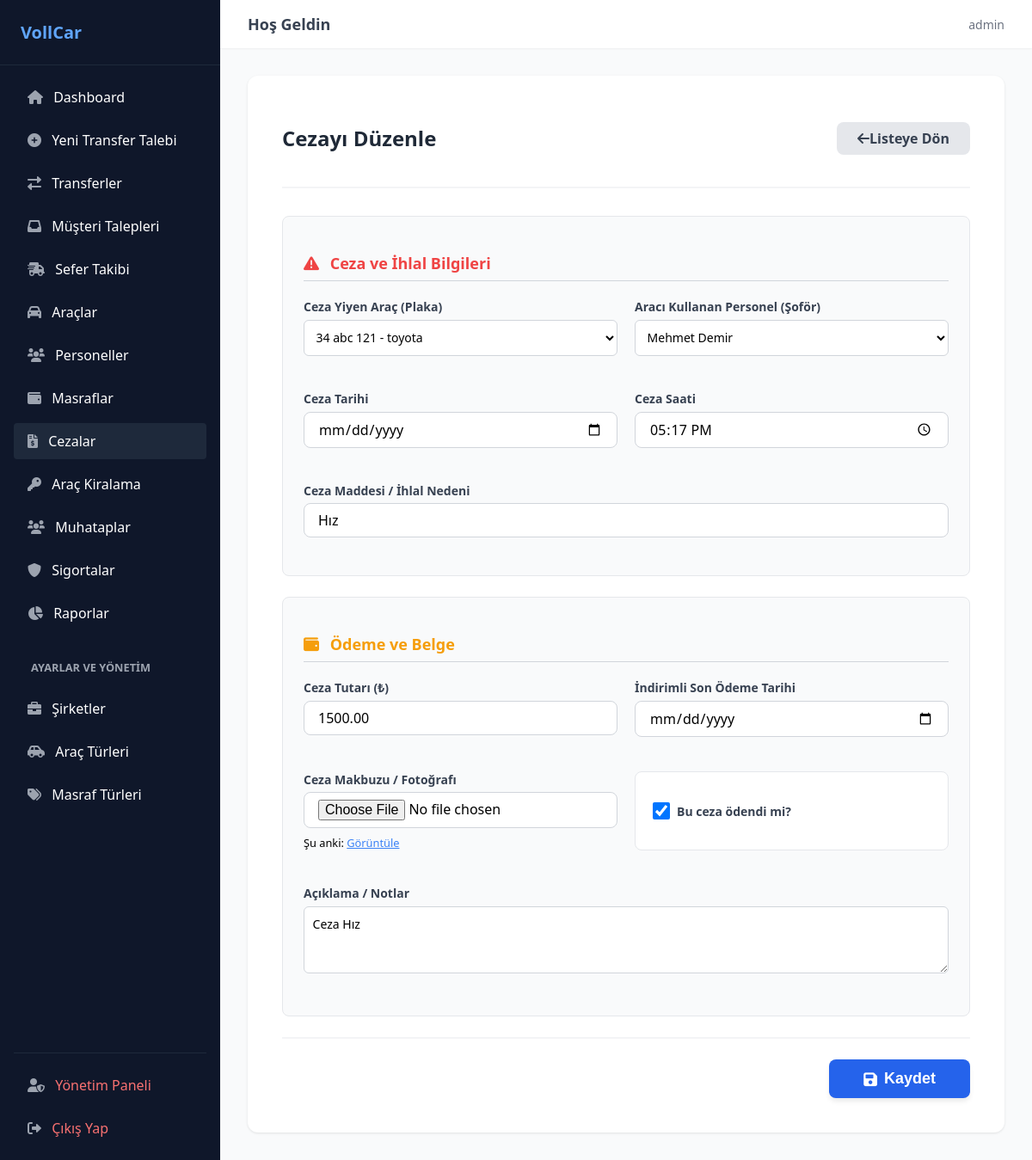
The page /cezalar/duzenle/2/ (signed in) on the database its author committed.
### transfer/models.py (models this page shows, shortened)
class Ceza(models.Model):
    arac = models.ForeignKey(Arac, on_delete=models.CASCADE, related_name='cezalar', verbose_name="Ceza Yiyen Araç")
    personel = models.ForeignKey(Personel, on_delete=models.SET_NULL, null=True, blank=True, related_name='cezalar', verbose_name="Aracı Kullanan Personel")
    tarih = models.DateField(verbose_name="Ceza Tarihi")
    saat = models.TimeField(null=True, blank=True, verbose_name="Ceza Saati")
    madde = models.CharField(max_length=200, verbose_name="Ceza Maddesi / İhlal Nedeni (Örn: Radar, Hatalı Park)")
    tutar = models.DecimalField(max_digits=10, decimal_places=2, verbose_name="Ceza Tutarı (₺)")
    son_odeme_tarihi = models.DateField(null=True, blank=True, verbose_name="İndirimli Son Ödeme Tarihi")
    odendi_mi = models.BooleanField(default=False, verbose_name="Ödendi mi?")
    aciklama = models.TextField(null=True, blank=True, verbose_name="Açıklama / Notlar")
    belge = models.FileField(upload_to='ceza_belgeleri/', null=True, blank=True, verbose_name="Ceza Makbuzu / Fotoğrafı")

### transfer/views.py (the view)
# urls.py: path('cezalar/duzenle/<int:id>/', staff_only(views.ceza_duzenle), name='ceza_duzenle'),
@login_required
def ceza_duzenle(request, id):
    ceza = get_object_or_404(Ceza, id=id)
    if request.method == 'POST':
        form = CezaForm(request.POST, request.FILES, instance=ceza)
        if form.is_valid():
            form.save()
            return redirect('ceza_listesi')
    else:
        form = CezaForm(instance=ceza)
    return render(request, 'transfer/ceza_ekle.html', {'form': form, 'baslik': 'Cezayı Düzenle', 'ceza': ceza}) # Ekleme sayfasıyla aynı tasarımı kullanacağız

### transfer/forms.py
class CezaForm(forms.ModelForm):
    class Meta:
        model = Ceza
        fields = '__all__'
        widgets = {
            'tarih': forms.DateInput(attrs={'type': 'date', 'class': 'form-input'}),
            'saat': forms.TimeInput(attrs={'type': 'time', 'class': 'form-input'}),
            'son_odeme_tarihi': forms.DateInput(attrs={'type': 'date', 'class': 'form-input'}),
            'aciklama': forms.Textarea(attrs={'class': 'form-input', 'rows': 3, 'placeholder': 'Ceza ile ilgili detaylı bilgi...'}),
            'belge': forms.FileInput(attrs={'class': 'form-input', 'accept': '.pdf,image/*'})
        }
    def __init__(self, *args, **kwargs):
        super().__init__(*args, **kwargs)
        for field_name, field in self.fields.items():
            if field_name not in ['tarih', 'saat', 'son_odeme_tarihi', 'aciklama', 'belge']:
                if not isinstance(field.widget, forms.CheckboxInput):
                    field.widget.attrs['class'] = 'form-input'

### transfer/models.py (called while the page is built)
    def __str__(self):
        if self.ad and self.soyad:
            return f"{self.ad} {self.soyad}"
        return self.ad_soyad or "İsimsiz Personel"

    def __str__(self):
        return f"{self.plaka} - {self.marka}"

### transfer/urls.py (called while the page is built)
def staff_only(view_func):
    return user_passes_test(lambda u: u.is_staff, login_url='transfer_listesi')(view_func)

### transfer/templates/transfer/ceza_ekle.html (shortened to what this page needs)
{% extends "transfer/base.html" %}
{% block content %}
<div style="max-width: 1000px; margin: 0 auto; background: white; padding: 2.5rem; border-radius: 0.75rem; box-shadow: 0 1px 3px rgba(0,0,0,0.1);">
    <div style="display: flex; justify-content: space-between; align-items: center; border-bottom: 2px solid #f3f4f6; padding-bottom: 1.5rem; margin-bottom: 2rem;">
        <h1 style="font-size: 1.5rem; font-weight: bold; color: #1f2937;">{{ baslik }}</h1>
        <a href="{% url 'ceza_listesi' %}" class="btn-gray"><i class="fas fa-arrow-left"></i> Listeye Dön</a>
    </div>
    <form method="POST" enctype="multipart/form-data">
        <div class="form-section">
            <h3 class="section-title" style="color: #ef4444;"><i class="fas fa-exclamation-triangle mr-2"></i> Ceza ve İhlal Bilgileri</h3>
            <div class="grid-2">
                <div class="form-group"><label>Ceza Yiyen Araç (Plaka)</label>{{ form.arac }}</div>
                <div class="form-group"><label>Aracı Kullanan Personel (Şoför)</label>{{ form.personel }}</div>
                <div class="form-group"><label>Ceza Tarihi</label>{{ form.tarih }}</div>
                <div class="form-group"><label>Ceza Saati</label>{{ form.saat }}</div>
                <div class="form-group full-width"><label>Ceza Maddesi / İhlal Nedeni</label>{{ form.madde }}</div>
            </div>
        </div>
        <div class="form-section">
            <h3 class="section-title" style="color: #f59e0b;"><i class="fas fa-wallet mr-2"></i> Ödeme ve Belge</h3>
            <div class="grid-2">
                <div class="form-group"><label>Ceza Tutarı (₺)</label>{{ form.tutar }}</div>
                <div class="form-group"><label>İndirimli Son Ödeme Tarihi</label>{{ form.son_odeme_tarihi }}</div>
                <div class="form-group">
                    <label>Ceza Makbuzu / Fotoğrafı</label>
                    {{ form.belge }}
                    {% if ceza and ceza.belge %}
                        <div style="margin-top: 0.5rem; font-size: 0.8rem;">
                            Şu anki: <a href="{{ ceza.belge.url }}" target="_blank" style="color:#3b82f6;">Görüntüle</a>
                        </div>
                    {% endif %}
                </div>
                <div class="form-group" style="display: flex; align-items: center; background: white; padding: 1rem; border-radius: 0.5rem; border: 1px solid #e5e7eb;">
                    {{ form.odendi_mi }}
                    <label style="margin-bottom: 0; cursor: pointer;">Bu ceza ödendi mi?</label>
                </div>
                <div class="form-group full-width"><label>Açıklama / Notlar</label>{{ form.aciklama }}</div>
            </div>
        </div>
        <div style="border-top: 2px solid #f3f4f6; padding-top: 1.5rem; display: flex; justify-content: flex-end;">
            <button type="submit" class="btn-blue" style="font-size: 1.125rem; padding: 0.75rem 2.5rem;"><i class="fas fa-save mr-2"></i> Kaydet</button>
        </div>
    </form>
</div>
{% endblock %}

### transfer/templates/transfer/base.html (shortened to what this page needs)
{% load static %}
<!DOCTYPE html>
<html lang="tr">
<head>
    <link rel="stylesheet" href="{% static 'transfer/css/style.css' %}">
    <link rel="stylesheet" href="https://cdnjs.cloudflare.com/ajax/libs/font-awesome/6.0.0/css/all.min.css">
</head>
<body>
    <div class="app-container">
        <aside class="sidebar" style="overflow-y: auto; height: 100vh;">
            <div class="sidebar-header">
                VollCar
            </div>
            <nav class="sidebar-nav">
                {% if request.user.is_staff %}
                <a href="{% url 'dashboard' %}" class="nav-link {% if request.resolver_match.url_name == 'dashboard' %}active{% endif %}">
                    <i class="fas fa-home"></i> Dashboard
                </a>
                {% endif %}
                <a href="{% url 'transfer_ekle' %}" class="nav-link {% if request.resolver_match.url_name == 'transfer_ekle' %}active{% endif %}">
                    <i class="fas fa-plus-circle"></i> Yeni Transfer Talebi
                </a>
                <a href="{% url 'transfer_listesi' %}" class="nav-link {% if request.resolver_match.url_name == 'transfer_listesi' %}active{% endif %}">
                    <i class="fas fa-exchange-alt"></i> Transferler
                </a>
                {% if request.user.is_staff %}
                <a href="{% url 'transfer_talep_listesi' %}" class="nav-link {% if request.resolver_match.url_name == 'transfer_talep_listesi' %}active{% endif %}">
                    <i class="fas fa-inbox"></i> Müşteri Talepleri
                </a>
                <a href="{% url 'sefer_listesi' %}" class="nav-link {% if request.resolver_match.url_name == 'sefer_listesi' %}active{% endif %}">
                    <i class="fas fa-shipping-fast"></i> Sefer Takibi
                </a>
                <a href="{% url 'arac_listesi' %}" class="nav-link {% if request.resolver_match.url_name == 'arac_listesi' or request.resolver_match.url_name == 'arac_ekle' %}active{% endif %}">
                    <i class="fas fa-car"></i> Araçlar
                </a>
                <a href="{% url 'personel_listesi' %}" class="nav-link {% if request.resolver_match.url_name == 'personel_listesi' or request.resolver_match.url_name == 'personel_ekle' %}active{% endif %}">
                    <i class="fas fa-users"></i> Personeller
                </a>
                <a href="{% url 'masraf_listesi' %}" class="nav-link {% if 'masraf' in request.resolver_match.url_name %}active{% endif %}">
                    <i class="fas fa-wallet"></i> Masraflar
                </a>
                <a href="{% url 'ceza_listesi' %}" class="nav-link {% if 'ceza' in request.resolver_match.url_name %}active{% endif %}">
                    <i class="fas fa-file-invoice-dollar"></i> Cezalar
                </a>
                <a href="{% url 'kiralama_listesi' %}" class="nav-link {% if 'kiralama' in request.resolver_match.url_name %}active{% endif %}">
                    <i class="fas fa-key"></i> Araç Kiralama
                </a>
                <a href="{% url 'muhatap_listesi' %}" class="nav-link {% if 'muhatap' in request.resolver_match.url_name %}active{% endif %}">
                    <i class="fas fa-users"></i> Muhataplar
                </a>
                <a href="{% url 'sigorta_listesi' %}" class="nav-link {% if 'sigorta' in request.resolver_match.url_name %}active{% endif %}">
                    <i class="fas fa-shield-alt"></i> Sigortalar
                </a>
                <a href="{% url 'raporlar_ana' %}" class="nav-link {% if 'rapor' in request.resolver_match.url_name %}active{% endif %}">
                    <i class="fas fa-chart-pie"></i> Raporlar
                </a>
                <div style="padding: 10px 20px; font-size: 0.8rem; color: #9ca3af; text-transform: uppercase; font-weight: bold; margin-top: 15px;">Ayarlar ve Yönetim</div>
                <a href="{% url 'firma_listesi' %}" class="nav-link {% if 'firma' in request.resolver_match.url_name %}active{% endif %}">
                    <i class="fas fa-briefcase"></i> Şirketler
                </a>
                <a href="{% url 'arac_turu_listesi' %}" class="nav-link {% if 'arac_turu' in request.resolver_match.url_name %}active{% endif %}">
                    <i class="fas fa-car-side"></i> Araç Türleri
                </a>
                <a href="{% url 'masraf_turu_listesi' %}" class="nav-link {% if 'masraf_turu' in request.resolver_match.url_name %}active{% endif %}">
                    <i class="fas fa-tags"></i> Masraf Türleri
                </a>
                {% endif %}
                <div class="bottom-nav">
                    {% if request.user.is_staff %}
                    <a href="/admin" target="_blank" class="nav-link admin-link">
                        <i class="fas fa-user-shield"></i> Yönetim Paneli
                    </a>
                    {% endif %}
                    <a href="{% url 'cikis_yap' %}" class="nav-link logout-link">
                        <i class="fas fa-sign-out-alt"></i> Çıkış Yap
                    </a>
                </div>
            </nav>
        </aside>
        <main class="main-content">
            <header class="top-header">
                <h2 class="header-title">Hoş Geldin</h2>
                <div class="user-actions">
                    <span class="user-info">{{ user.username }}</span>
                </div>
            </header>
            <div class="content-wrapper">
                {% block content %}
                {% endblock %}
            </div>
        </main>
    </div>
</body>
</html>

### transfer/static/transfer/css/style.css (style rules this page uses)
body { background-color: #f3f4f6; font-family: ui-sans-serif, system-ui, -apple-system, BlinkMacSystemFont, "Segoe UI", Roboto, "Helvetica Neue", Arial, sans-serif; -webkit-font-smoothing: antialiased; margin: 0; padding: 0; }
.app-container { display: flex; height: 100vh; overflow: hidden; }
.sidebar { width: 256px; background-color: #0f172a; color: white; flex-shrink: 0; display: flex; flex-direction: column; }
.sidebar-header { padding: 1.5rem; font-size: 1.25rem; font-weight: 700; border-bottom: 1px solid #1e293b; color: #60a5fa; }
.sidebar-nav { flex: 1; padding: 1rem; display: flex; flex-direction: column; gap: 0.5rem; }
.sidebar { scrollbar-width: thin; scrollbar-color: #3b82f6 transparent; }
.nav-link { display: block; padding: 0.625rem 1rem; border-radius: 0.25rem; transition: background-color 0.2s; color: white; text-decoration: none; }
.nav-link:hover, .nav-link.active { background-color: #1e293b; }
.nav-link i { margin-right: 0.5rem; color: #9ca3af; }
.bottom-nav { padding-top: 1rem; border-top: 1px solid #1e293b; margin-top: auto; }
.nav-link.admin-link, .nav-link.logout-link { color: #f87171; }
.nav-link.logout-link { margin-top: 0.5rem; }
.main-content { flex: 1; overflow-y: auto; background-color: #f9fafb; }
.top-header { background-color: white; box-shadow: 0 1px 2px 0 rgba(0, 0, 0, 0.05); padding: 1rem 2rem; display: flex; justify-content: space-between; align-items: center; }
.header-title { font-size: 1.125rem; font-weight: 600; color: #374151; margin: 0; }
.user-info { font-size: 0.875rem; color: #6b7280; }
.user-actions { display: flex; align-items: center; gap: 1rem; }
.content-wrapper { padding: 2rem; }
.form-group { margin-bottom: 1.25rem; }
.form-input, .form-group input:not([type="checkbox"]):not([type="radio"]), .form-group select, .form-group textarea { width: 100%; padding: 0.5rem 1rem; border: 1px solid #d1d5db; border-radius: 0.5rem; outline: none; transition: all 0.2s; box-sizing: border-box; font-family: inherit; font-size: 1rem; background-color: white; }
.btn-blue { background-color: #2563eb; color: white; padding: 0.5rem 1rem; border-radius: 0.5rem; text-decoration: none; display: inline-flex; align-items: center; font-weight: 600; box-shadow: 0 4px 6px -1px rgba(0, 0, 0, 0.1); transition: background-color 0.2s; border: none; cursor: pointer; }
.btn-blue i { margin-right: 0.5rem; }
.btn-gray { background-color: #e5e7eb; color: #374151; padding: 0.5rem 1.5rem; border-radius: 0.5rem; text-decoration: none; display: inline-flex; align-items: center; justify-content: center; font-weight: 600; transition: background-color 0.2s; }
.mr-2 { margin-right: 0.5rem; }
.form-group label { display: block; font-size: 0.875rem; font-weight: 600; color: #374151; margin-bottom: 0.35rem; }
.form-group input, .form-group select { width: 100%; padding: 0.6rem; border: 1px solid #d1d5db; border-radius: 0.375rem; font-size: 0.875rem; outline: none; transition: border-color 0.2s; }
.form-group input[type="checkbox"] { width: 1.25rem; height: 1.25rem; margin-right: 0.5rem; cursor: pointer; }
.form-section { background: #f9fafb; padding: 1.5rem; border-radius: 0.5rem; border: 1px solid #e5e7eb; }
.section-title { font-size: 1.125rem; font-weight: bold; margin-bottom: 1.25rem; border-bottom: 1px solid #d1d5db; padding-bottom: 0.5rem; }
.grid-2 { display: grid; grid-template-columns: 1fr; gap: 1.25rem; }
@media (min-width: 768px) { .grid-2 { grid-template-columns: 1fr 1fr; } }
.full-width { grid-column: span 1; }
@media (min-width: 768px) { .full-width { grid-column: span 2; } }

### transfer/templates/transfer/ceza_ekle.html (style rules this page uses)
.form-group label { display: block; font-size: 0.875rem; font-weight: 600; color: #374151; margin-bottom: 0.35rem; }
.form-group input, .form-group select, .form-group textarea { width: 100%; padding: 0.6rem; border: 1px solid #d1d5db; border-radius: 0.375rem; font-size: 0.875rem; outline: none; }
.form-group input[type="checkbox"] { width: 1.25rem; height: 1.25rem; margin-right: 0.5rem; cursor: pointer; }
.form-section { background: #f9fafb; padding: 1.5rem; border-radius: 0.5rem; border: 1px solid #e5e7eb; margin-bottom: 1.5rem; }
.section-title { font-size: 1.125rem; font-weight: bold; margin-bottom: 1.25rem; border-bottom: 1px solid #d1d5db; padding-bottom: 0.5rem; }
.grid-2 { display: grid; grid-template-columns: 1fr 1fr; gap: 1.25rem; }
.full-width { grid-column: span 2; }

### rows shown on the page
Ceza: arac "34 abc 121 - toyota", personel "Mehmet Demir", saat "17:17:00", madde "Hız", tutar "1500.00", odendi_mi "☑", aciklama "Ceza Hız"

### other values the page prints
{{ user.username }} "admin"
{{ baslik }} "Cezayı Düzenle"
